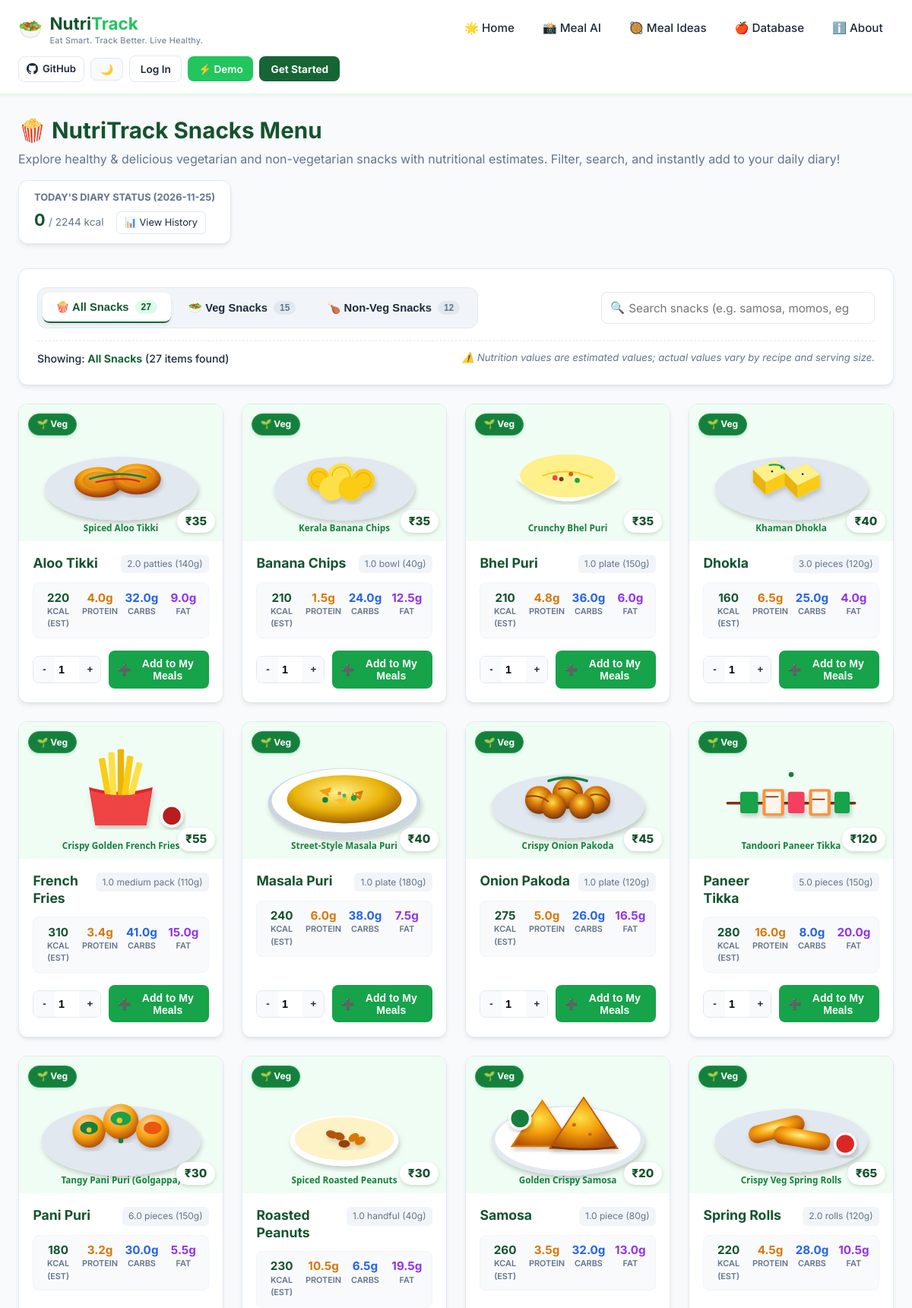
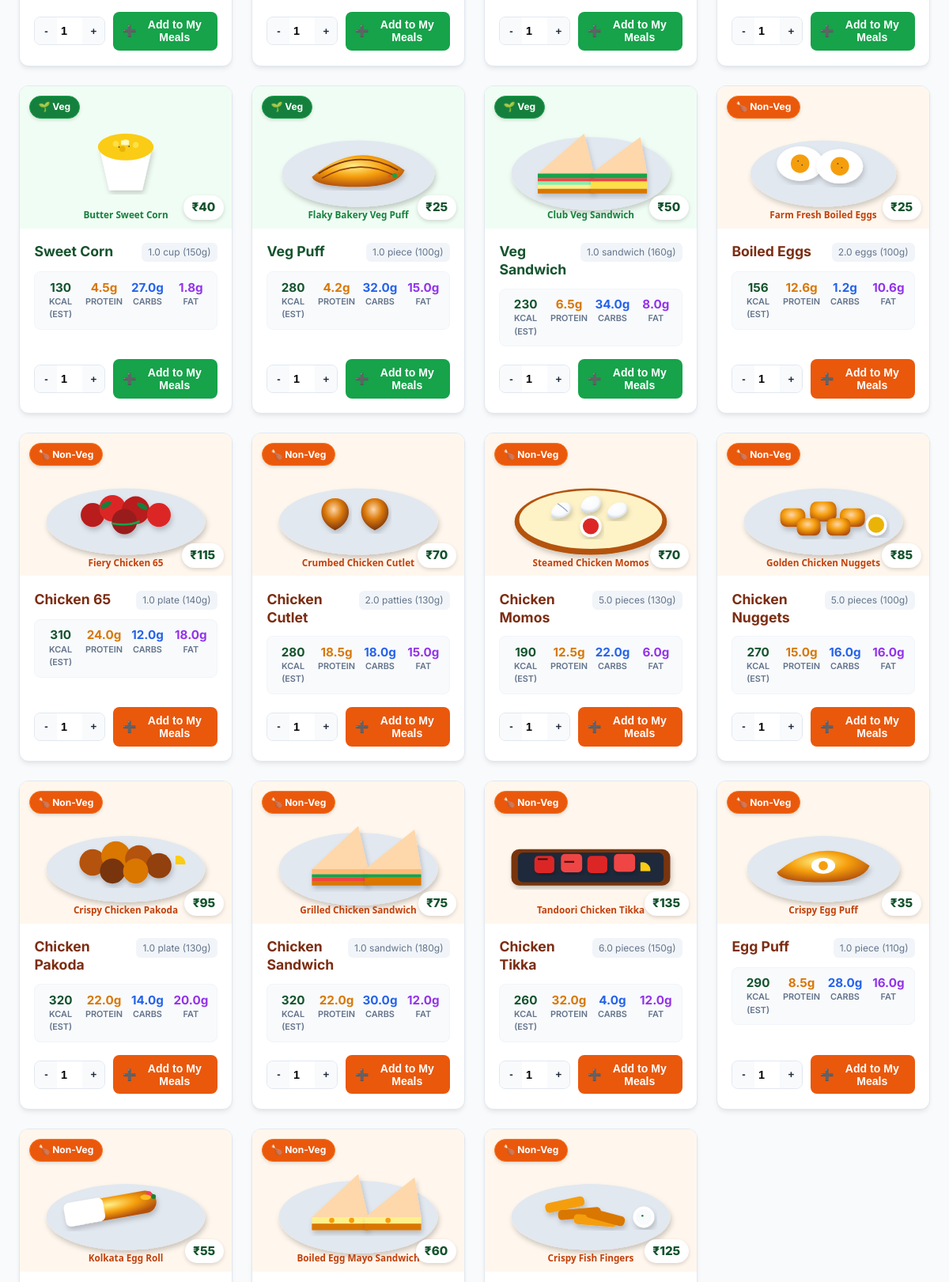
/snacks (upper part), run on the app's committed database (2 pictures, top to bottom).
### tables this page shows
CREATE TABLE user_profiles (
            id INTEGER PRIMARY KEY AUTOINCREMENT,
            user_id INTEGER UNIQUE NOT NULL,
            name TEXT NOT NULL DEFAULT 'User',
            age INTEGER NOT NULL DEFAULT 25,
            gender TEXT NOT NULL DEFAULT 'male',
            height_cm REAL NOT NULL DEFAULT 175.0,
            weight_kg REAL NOT NULL DEFAULT 70.0,
            activity_level TEXT NOT NULL DEFAULT 'moderately_active',
            goal TEXT NOT NULL DEFAULT 'maintenance',
            diet_preference TEXT NOT NULL DEFAULT 'all',
            allergies TEXT DEFAULT '',
            daily_calorie_target REAL NOT NULL DEFAULT 2000.0,
            daily_protein_target REAL NOT NULL DEFAULT 120.0,
            daily_carb_target REAL NOT NULL DEFAULT 250.0,
            daily_fat_target REAL NOT NULL DEFAULT 60.0,
            updated_at TIMESTAMP DEFAULT CURRENT_TIMESTAMP,
            FOREIGN KEY (user_id) REFERENCES users(id) ON DELETE CASCADE
        );

CREATE TABLE foods (
            id INTEGER PRIMARY KEY AUTOINCREMENT,
            name TEXT UNIQUE NOT NULL,
            category TEXT NOT NULL,
            serving_size REAL NOT NULL DEFAULT 100.0,
            serving_unit TEXT NOT NULL DEFAULT 'g',
            calories REAL NOT NULL,
            protein REAL NOT NULL,
            carbs REAL NOT NULL,
            fat REAL NOT NULL,
            fiber REAL NOT NULL DEFAULT 0.0,
            diet_type TEXT NOT NULL DEFAULT 'all'
        , image_url TEXT, is_snack INTEGER DEFAULT 0, price REAL DEFAULT 99.0);

### app.py (the view)
@app.route("/snacks", methods=["GET"])
def snacks_view():
    veg_snacks = database.get_snacks(diet_filter="vegetarian")
    non_veg_snacks = database.get_snacks(diet_filter="non-veg")
    all_snacks = database.get_snacks()
    today_date = date.today().isoformat()
    daily_summary = database.get_daily_summary(today_date)
    return render_template(
        "snacks.html",
        veg_snacks=veg_snacks,
        non_veg_snacks=non_veg_snacks,
        all_snacks=all_snacks,
        today_date=today_date,
        daily_summary=daily_summary,
        active_page="snacks"
    )

### app.py (called while the page is built)
@app.context_processor
def inject_user_context():
    user_id = session.get("user_id")
    current_user = None
    user_pref = {"dark_mode": 0, "unit_system": "metric", "email_reminders": 1}
    if user_id:
        current_user = database.get_user_by_id(user_id)
        user_pref = database.get_user_preferences(user_id)
    return {
        "current_user": current_user,
        "is_logged_in": current_user is not None,
        "user_pref": user_pref,
        "today_date": date.today().isoformat()
    }

### database.py (called while the page is built)
def get_db_connection():
    conn = sqlite3.connect(DB_PATH)
    conn.row_factory = sqlite3.Row
    return conn

def get_profile(user_id=1):
    init_db()
    conn = get_db_connection()
    profile = conn.execute("SELECT * FROM user_profiles WHERE user_id = ?", (user_id,)).fetchone()
    if not profile:
        profile = conn.execute("SELECT * FROM user_profile WHERE id = ?", (user_id,)).fetchone()
    if not profile:
        profile = conn.execute("SELECT * FROM user_profile WHERE id = 1").fetchone()
    conn.close()
    return profile

def get_snacks(diet_filter=None, search_query=None):
    init_db()
    conn = get_db_connection()
    query = "SELECT * FROM foods WHERE is_snack = 1"
    params = []
    if diet_filter in ["vegetarian", "veg"]:
        query += " AND diet_type = 'vegetarian'"
    elif diet_filter in ["non-veg", "non_veg"]:
        query += " AND diet_type = 'non-veg'"
    if search_query:
        query += " AND name LIKE ?"
        params.append(f"%{search_query.strip()}%")
    query += " ORDER BY diet_type DESC, name ASC"
    snacks = conn.execute(query, params).fetchall()
    conn.close()
    return snacks

def get_logs_for_date(date_str, user_id=None):
    init_db()
    conn = get_db_connection()
    if user_id is not None:
        logs = conn.execute(
            "SELECT * FROM meal_logs WHERE meal_date = ? AND user_id = ? ORDER BY id ASC",
            (date_str, user_id)
        ).fetchall()
    else:
        logs = conn.execute(
            "SELECT * FROM meal_logs WHERE meal_date = ? ORDER BY id ASC",
            (date_str,)
        ).fetchall()
    conn.close()
    return logs

### templates/snacks.html (shortened to what this page needs)
{% extends "base.html" %}
{% block content %}
<div class="page-header" style="display: flex; justify-content: space-between; align-items: flex-start; flex-wrap: wrap; gap: 1rem;">
    <div>
        <h1>🍿 NutriTrack Snacks Menu</h1>
        <p>Explore healthy & delicious vegetarian and non-vegetarian snacks with nutritional estimates. Filter, search, and instantly add to your daily diary!</p>
    </div>
    <div class="card" style="padding: 0.75rem 1.25rem; margin-bottom: 0; min-width: 280px; background: #ffffff; border: 1.5px solid var(--border);">
        <div style="font-size: 0.8rem; font-weight: 700; text-transform: uppercase; color: var(--text-muted); margin-bottom: 0.25rem;">
            Today's Diary Status ({{ today_date }})
        </div>
        <div style="display: flex; gap: 1rem; align-items: baseline;">
            <div>
                <span id="header_cal_display" style="font-size: 1.35rem; font-weight: 700; color: var(--primary-dark);">{{ daily_summary.total_calories|round|int }}</span>
                <span style="font-size: 0.85rem; color: var(--text-muted);">/ {{ daily_summary.target_calories|round|int }} kcal</span>
            </div>
            <a href="{{ url_for('summary_view') }}" class="btn-outline" style="padding: 0.3rem 0.65rem; font-size: 0.8rem; border-radius: 6px; text-decoration: none;">
                📊 View History
            </a>
        </div>
    </div>
</div>
<div class="card" style="margin-bottom: 1.5rem; background: #ffffff;">
    <div style="display: flex; justify-content: space-between; align-items: center; flex-wrap: wrap; gap: 1rem;">
        <div class="snack-tabs" role="tablist">
            <button type="button" class="snack-tab-btn active" id="tab_all" onclick="filterCategory('all', this)" role="tab" aria-selected="true">
                🍿 All Snacks <span class="tab-count" id="count_all">{{ all_snacks|length }}</span>
            </button>
            <button type="button" class="snack-tab-btn veg-tab" id="tab_veg" onclick="filterCategory('vegetarian', this)" role="tab" aria-selected="false">
                🥗 Veg Snacks <span class="tab-count" id="count_veg">{{ veg_snacks|length }}</span>
            </button>
            <button type="button" class="snack-tab-btn nonveg-tab" id="tab_nonveg" onclick="filterCategory('non-veg', this)" role="tab" aria-selected="false">
                🍗 Non-Veg Snacks <span class="tab-count" id="count_nonveg">{{ non_veg_snacks|length }}</span>
            </button>
        </div>
        <div style="display: flex; gap: 0.5rem; flex: 1; max-width: 360px;">
            <div style="position: relative; width: 100%;">
                <input type="text" id="snack_search" class="form-control" placeholder="Search snacks (e.g. samosa, momos, eggs)..." oninput="handleSearch()" style="padding-left: 2.2rem; padding-right: 2rem;">
                <span style="position: absolute; left: 0.75rem; top: 50%; transform: translateY(-50%); color: var(--text-muted); font-size: 0.95rem;">🔍</span>
            </div>
        </div>
    </div>
    <div style="display: flex; justify-content: space-between; align-items: center; margin-top: 1rem; padding-top: 0.75rem; border-top: 1px dashed var(--border); flex-wrap: wrap; gap: 0.5rem;">
        <div style="font-size: 0.88rem; color: var(--text-dark); font-weight: 500;">
            Showing: <strong id="filter_label" style="color: var(--primary);">All Snacks</strong>
            (<span id="visible_count">{{ all_snacks|length }}</span> items found)
        </div>
        <div style="font-size: 0.82rem; color: var(--text-muted); font-style: italic;">
            ⚠️ Nutrition values are estimated values; actual values vary by recipe and serving size.
        </div>
    </div>
</div>
<div id="snacks_container" class="snacks-grid">
    {% for snack in all_snacks %}
    <div class="snack-card item-card {% if snack.diet_type == 'vegetarian' %}theme-veg{% else %}theme-nonveg{% endif %}"
         data-id="{{ snack.id }}"
         data-name="{{ snack.name|lower }}"
         data-diet="{{ snack.diet_type }}"
         data-cal="{{ snack.calories }}"
         data-pro="{{ snack.protein }}"
         data-carb="{{ snack.carbs }}"
         data-fat="{{ snack.fat }}">
        <div class="snack-image-wrap">
            <img src="{{ snack.image_url or url_for('static', filename='images/snacks/' + snack.name|lower|replace(' ', '_') + '.svg') }}"
                 alt="{{ snack.name }}"
                 class="snack-img"
                 loading="lazy"
                 onerror="this.onerror=null; this.src='/static/images/snacks/samosa.svg';">
            <div class="diet-badge-pill {% if snack.diet_type == 'vegetarian' %}pill-veg{% else %}pill-nonveg{% endif %}">
                {% if snack.diet_type == 'vegetarian' %}
                    🌱 Veg
                {% else %}
                    🍗 Non-Veg
                {% endif %}
            </div>
            <div style="position: absolute; bottom: 0.65rem; right: 0.65rem; background: #ffffff; padding: 0.25rem 0.65rem; border-radius: 999px; font-weight: 800; font-size: 0.95rem; color: var(--primary-dark); box-shadow: 0 2px 5px rgba(0,0,0,0.15);">
                ₹{{ snack.price|round|int if snack.price else 35 }}
            </div>
        </div>
        <div class="snack-card-body">
            <div class="snack-title-row">
                <h3 class="snack-title">{{ snack.name }}</h3>
                <span class="snack-serving-badge">{{ snack.serving_size }} {{ snack.serving_unit }}</span>
            </div>
            <div class="snack-macro-grid">
                <div class="macro-pill pill-cal" title="Calories">
                    <span class="macro-val">{{ snack.calories|round|int }}</span>
                    <span class="macro-lbl">kcal (est)</span>
                </div>
                <div class="macro-pill pill-pro" title="Protein">
                    <span class="macro-val">{{ snack.protein }}g</span>
                    <span class="macro-lbl">Protein</span>
                </div>
                <div class="macro-pill pill-carb" title="Carbohydrates">
                    <span class="macro-val">{{ snack.carbs }}g</span>
                    <span class="macro-lbl">Carbs</span>
                </div>
                <div class="macro-pill pill-fat" title="Healthy Fat">
                    <span class="macro-val">{{ snack.fat }}g</span>
                    <span class="macro-lbl">Fat</span>
                </div>
            </div>
            <div class="snack-action-row">
                <div class="qty-control">
                    <button type="button" class="qty-btn" onclick="adjustQty({{ snack.id }}, -1)">-</button>
                    <input type="number" id="qty_{{ snack.id }}" class="qty-field" value="1" min="1" max="10" readonly>
                    <button type="button" class="qty-btn" onclick="adjustQty({{ snack.id }}, 1)">+</button>
                </div>
                <button type="button"
                        class="btn btn-add-meal {% if snack.diet_type == 'vegetarian' %}btn-veg-add{% else %}btn-nonveg-add{% endif %}"
                        id="btn_add_{{ snack.id }}"
                        onclick="addToMeals({{ snack.id }}, '{{ snack.name }}')">
                    <span class="btn-icon">➕</span>
                    <span class="btn-text">Add to My Meals</span>
                </button>
            </div>
        </div>
    </div>
    {% endfor %}
</div>
{% endblock %}

### data on the page
user_profiles: target_calories "2244"
foods: image_url (picture), diet_type "🌱 Veg", price "35", name "Aloo Tikki", serving_size "2.0", serving_unit "patties (140g)", calories "220", protein "4.0", carbs "32.0", fat "9.0"
foods: image_url (picture), diet_type "🌱 Veg", price "35", name "Banana Chips", serving_size "1.0", serving_unit "bowl (40g)", calories "210", protein "1.5", carbs "24.0", fat "12.5"
foods: image_url (picture), diet_type "🌱 Veg", price "35", name "Bhel Puri", serving_size "1.0", serving_unit "plate (150g)", calories "210", protein "4.8", carbs "36.0", fat "6.0"
foods: image_url (picture), diet_type "🌱 Veg", price "40", name "Dhokla", serving_size "3.0", serving_unit "pieces (120g)", calories "160", protein "6.5", carbs "25.0", fat "4.0"
foods: image_url (picture), diet_type "🌱 Veg", price "55", name "French Fries", serving_size "1.0", serving_unit "medium pack (110g)", calories "310", protein "3.4", carbs "41.0", fat "15.0"
foods: image_url (picture), diet_type "🌱 Veg", price "40", name "Masala Puri", serving_size "1.0", serving_unit "plate (180g)", calories "240", protein "6.0", carbs "38.0", fat "7.5"
foods: image_url (picture), diet_type "🌱 Veg", price "45", name "Onion Pakoda", serving_size "1.0", serving_unit "plate (120g)", calories "275", protein "5.0", carbs "26.0", fat "16.5"
foods: image_url (picture), diet_type "🌱 Veg", price "120", name "Paneer Tikka", serving_size "5.0", serving_unit "pieces (150g)", calories "280", protein "16.0", carbs "8.0", fat "20.0"
foods: image_url (picture), diet_type "🌱 Veg", price "30", name "Pani Puri", serving_size "6.0", serving_unit "pieces (150g)", calories "180", protein "3.2", carbs "30.0", fat "5.5"
foods: image_url (picture), diet_type "🌱 Veg", price "30", name "Roasted Peanuts", serving_size "1.0", serving_unit "handful (40g)", calories "230", protein "10.5", carbs "6.5", fat "19.5"
foods: image_url (picture), diet_type "🌱 Veg", price "20", name "Samosa", serving_size "1.0", serving_unit "piece (80g)", calories "260", protein "3.5", carbs "32.0", fat "13.0"
foods: image_url (picture), diet_type "🌱 Veg", price "65", name "Spring Rolls", serving_size "2.0", serving_unit "rolls (120g)", calories "220", protein "4.5", carbs "28.0", fat "10.5"
foods: image_url (picture), diet_type "🌱 Veg", price "40", name "Sweet Corn", serving_size "1.0", serving_unit "cup (150g)", calories "130", protein "4.5", carbs "27.0", fat "1.8"
foods: image_url (picture), diet_type "🌱 Veg", price "25", name "Veg Puff", serving_size "1.0", serving_unit "piece (100g)", calories "280", protein "4.2", carbs "32.0", fat "15.0"
foods: image_url (picture), diet_type "🌱 Veg", price "50", name "Veg Sandwich", serving_size "1.0", serving_unit "sandwich (160g)", calories "230", protein "6.5", carbs "34.0", fat "8.0"
foods: image_url (picture), diet_type "🍗 Non-Veg", price "25", name "Boiled Eggs", serving_size "2.0", serving_unit "eggs (100g)", calories "156", protein "12.6", carbs "1.2", fat "10.6"
foods: image_url (picture), diet_type "🍗 Non-Veg", price "115", name "Chicken 65", serving_size "1.0", serving_unit "plate (140g)", calories "310", protein "24.0", carbs "12.0", fat "18.0"
foods: image_url (picture), diet_type "🍗 Non-Veg", price "70", name "Chicken Cutlet", serving_size "2.0", serving_unit "patties (130g)", calories "280", protein "18.5", carbs "18.0", fat "15.0"
foods: image_url (picture), diet_type "🍗 Non-Veg", price "70", name "Chicken Momos", serving_size "5.0", serving_unit "pieces (130g)", calories "190", protein "12.5", carbs "22.0", fat "6.0"
foods: image_url (picture), diet_type "🍗 Non-Veg", price "85", name "Chicken Nuggets", serving_size "5.0", serving_unit "pieces (100g)", calories "270", protein "15.0", carbs "16.0", fat "16.0"
foods: image_url (picture), diet_type "🍗 Non-Veg", price "95", name "Chicken Pakoda", serving_size "1.0", serving_unit "plate (130g)", calories "320", protein "22.0", carbs "14.0", fat "20.0"
foods: image_url (picture), diet_type "🍗 Non-Veg", price "75", name "Chicken Sandwich", serving_size "1.0", serving_unit "sandwich (180g)", calories "320", protein "22.0", carbs "30.0", fat "12.0"
foods: image_url (picture), diet_type "🍗 Non-Veg", price "135", name "Chicken Tikka", serving_size "6.0", serving_unit "pieces (150g)", calories "260", protein "32.0", carbs "4.0", fat "12.0"
foods: image_url (picture), diet_type "🍗 Non-Veg", price "35", name "Egg Puff", serving_size "1.0", serving_unit "piece (110g)", calories "290", protein "8.5", carbs "28.0", fat "16.0"
foods: image_url (picture), diet_type "🍗 Non-Veg", price "55"
foods: image_url (picture), diet_type "🍗 Non-Veg", price "60"
foods: image_url (picture), diet_type "🍗 Non-Veg", price "125"

### other printed values
{{ daily_summary.total_calories|round|int }} "0"
{{ all_snacks|length }} "27"
{{ veg_snacks|length }} "15"
{{ non_veg_snacks|length }} "12"
